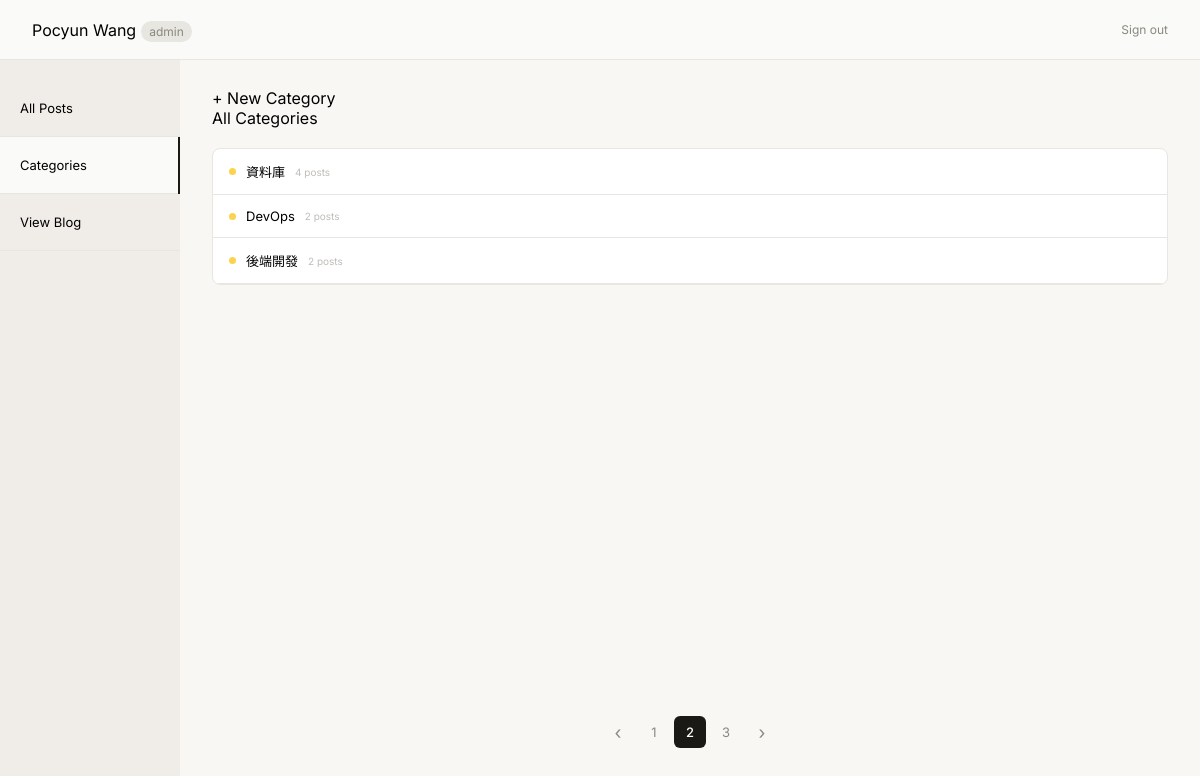
Screenshot of /admin/categories.php?page=2 (signed in) with the database file from the repository.
### tables this page shows
CREATE TABLE `categories` (
  `id` int(11) NOT NULL AUTO_INCREMENT,
  `name` varchar(255) NOT NULL,
  PRIMARY KEY (`id`),
  UNIQUE KEY `name` (`name`)
);

### utils.php (called while the page is built, shortened)
<?php
    function executeQuery($conn, $sql, $types, ...$params) {
        $stmt = $conn->prepare($sql);
        $stmt->bind_param($types, ...$params);
        if (!$stmt->execute()) return null;
        return $stmt->get_result();
    }
    function escape($str) {
        return htmlspecialchars($str, ENT_QUOTES);
    }
?>

### admin/categories.php (the view, shortened to what this page needs)
<?php
	require_once('../conn.php');
	require_once('../utils.php');
	$currentPage = (int)($_GET['page'] ?? 1);
	$perPage = 3;
	$sql = "SELECT COUNT(id) as categoriesCount FROM `categories`";
	$result = $conn->query($sql);
	$total = $result->fetch_assoc()['categoriesCount'];
	$totalPages = ceil($total / $perPage);
	$currentPage = min(max(1, $currentPage), $totalPages);
	$offset = ($currentPage - 1) * $perPage;
	$sql = "
		SELECT COUNT(p.id) as postsCount,
		c.name as categoryName,
		c.id as categoryId
		FROM `categories` as c
		LEFT JOIN `posts` as p
		on c.id = p.category_id
		GROUP BY c.id
		ORDER BY postsCount DESC
		LIMIT ? OFFSET ?
	";
	$result = executeQuery($conn, $sql, 'ii', $perPage, $offset);
?>
<!DOCTYPE html>
<html lang="en">
<?php
  require_once('../template/head.php');
?>
  <body>
    <?php require_once('../template/admin/header.php'); ?>
      	<?php require_once('../template/admin/side.php'); ?>
        <main>
	        <div class="main-content__wrapper">
	          <div class="btn btn-add">+ New Category</div>
	          <div class="title">All Categories</div>
	          <div class="categories">
	          	<?php while($row = $result->fetch_assoc()): ?>
		          		<div class="category">
		          			<div class="category__content">
			          			<div class="category__dot"></div>
			          			<div class="category__name"><?= escape($row['categoryName']) ?></div>
			          			<div class="category__count"><?= escape($row['postsCount']) ?> posts</div>
			          		</div>
		          		</div>
	          	<?php endwhile; ?>
	        	</div>
	        </div>
					<?php require_once('../template/pagination.php'); ?>
        </main>
  </body>
</html>

### rows the page displays
categories: name "資料庫", postsCount "4"
categories: name "DevOps", postsCount "2"
categories: name "後端開發", postsCount "2"

### other values shown
$currentPage - 1 "1"
$currentPage "2"
$currentPage + 1 "3"
